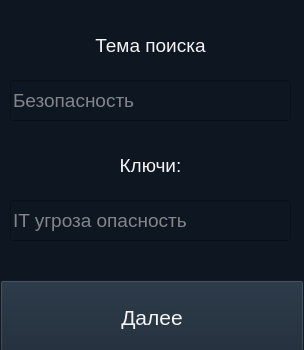
<?xml version="1.0" encoding="UTF-8"?>
<ui version="4.0">
 <class>StartWindow</class>
 <widget class="QMainWindow" name="StartWindow">
  <property name="windowModality">
   <enum>Qt::NonModal</enum>
  </property>
  <property name="enabled">
   <bool>true</bool>
  </property>
  <property name="geometry">
   <rect>
    <x>0</x>
    <y>0</y>
    <width>304</width>
    <height>350</height>
   </rect>
  </property>
  <property name="sizePolicy">
   <sizepolicy hsizetype="Fixed" vsizetype="Fixed">
    <horstretch>0</horstretch>
    <verstretch>0</verstretch>
   </sizepolicy>
  </property>
  <property name="minimumSize">
   <size>
    <width>304</width>
    <height>350</height>
   </size>
  </property>
  <property name="maximumSize">
   <size>
    <width>304</width>
    <height>350</height>
   </size>
  </property>
  <property name="baseSize">
   <size>
    <width>304</width>
    <height>350</height>
   </size>
  </property>
  <property name="font">
   <font>
    <family>Helvetica</family>
    <pointsize>10</pointsize>
    <kerning>false</kerning>
   </font>
  </property>
  <property name="cursor">
   <cursorShape>ArrowCursor</cursorShape>
  </property>
  <property name="acceptDrops">
   <bool>false</bool>
  </property>
  <property name="windowTitle">
   <string>kluknulo Parser</string>
  </property>
  <property name="windowIcon">
   <iconset>
    <normaloff>../../Pictures/pngwing.com.png</normaloff>../../Pictures/pngwing.com.png</iconset>
  </property>
  <property name="styleSheet">
   <string notr="true">background-color: rgb(14, 22, 33);</string>
  </property>
  <property name="toolButtonStyle">
   <enum>Qt::ToolButtonTextUnderIcon</enum>
  </property>
  <property name="animated">
   <bool>false</bool>
  </property>
  <property name="documentMode">
   <bool>false</bool>
  </property>
  <widget class="QWidget" name="centralwidget">
   <property name="font">
    <font>
     <weight>50</weight>
     <bold>false</bold>
     <kerning>true</kerning>
    </font>
   </property>
   <widget class="QLabel" name="label">
    <property name="geometry">
     <rect>
      <x>10</x>
      <y>20</y>
      <width>281</width>
      <height>51</height>
     </rect>
    </property>
    <property name="font">
     <font>
      <family>Helvetica</family>
      <pointsize>14</pointsize>
     </font>
    </property>
    <property name="autoFillBackground">
     <bool>false</bool>
    </property>
    <property name="styleSheet">
     <string notr="true">color: rgb(245, 245, 245);</string>
    </property>
    <property name="text">
     <string>Тема поиска</string>
    </property>
    <property name="alignment">
     <set>Qt::AlignCenter</set>
    </property>
   </widget>
   <widget class="QLineEdit" name="lineEdit_2">
    <property name="geometry">
     <rect>
      <x>10</x>
      <y>80</y>
      <width>281</width>
      <height>41</height>
     </rect>
    </property>
    <property name="font">
     <font>
      <pointsize>14</pointsize>
     </font>
    </property>
    <property name="focusPolicy">
     <enum>Qt::WheelFocus</enum>
    </property>
    <property name="acceptDrops">
     <bool>false</bool>
    </property>
    <property name="styleSheet">
     <string notr="true">color: rgb(245, 245, 245);</string>
    </property>
    <property name="inputMask">
     <string/>
    </property>
    <property name="text">
     <string notr="true"/>
    </property>
    <property name="maxLength">
     <number>32767</number>
    </property>
    <property name="frame">
     <bool>true</bool>
    </property>
    <property name="echoMode">
     <enum>QLineEdit::Normal</enum>
    </property>
    <property name="placeholderText">
     <string>Безопасность</string>
    </property>
   </widget>
   <widget class="QPushButton" name="pushButton">
    <property name="geometry">
     <rect>
      <x>0</x>
      <y>280</y>
      <width>304</width>
      <height>75</height>
     </rect>
    </property>
    <property name="font">
     <font>
      <pointsize>16</pointsize>
     </font>
    </property>
    <property name="styleSheet">
     <string notr="true">color: rgb(245, 245, 245);
background-color: rgb(24, 37, 51);</string>
    </property>
    <property name="text">
     <string>Далее</string>
    </property>
   </widget>
   <widget class="QLabel" name="label_2">
    <property name="geometry">
     <rect>
      <x>10</x>
      <y>140</y>
      <width>281</width>
      <height>51</height>
     </rect>
    </property>
    <property name="font">
     <font>
      <family>Helvetica</family>
      <pointsize>14</pointsize>
     </font>
    </property>
    <property name="styleSheet">
     <string notr="true">color: rgb(245, 245, 245);</string>
    </property>
    <property name="text">
     <string>Ключи:</string>
    </property>
    <property name="alignment">
     <set>Qt::AlignCenter</set>
    </property>
   </widget>
   <widget class="QLineEdit" name="lineEdit_3">
    <property name="geometry">
     <rect>
      <x>10</x>
      <y>200</y>
      <width>281</width>
      <height>41</height>
     </rect>
    </property>
    <property name="sizePolicy">
     <sizepolicy hsizetype="Expanding" vsizetype="Fixed">
      <horstretch>0</horstretch>
      <verstretch>0</verstretch>
     </sizepolicy>
    </property>
    <property name="font">
     <font>
      <pointsize>14</pointsize>
     </font>
    </property>
    <property name="focusPolicy">
     <enum>Qt::StrongFocus</enum>
    </property>
    <property name="whatsThis">
     <string/>
    </property>
    <property name="styleSheet">
     <string notr="true">color: rgb(245, 245, 245);</string>
    </property>
    <property name="text">
     <string/>
    </property>
    <property name="placeholderText">
     <string>IT угроза опасность</string>
    </property>
   </widget>
  </widget>
 </widget>
 <resources/>
 <connections/>
</ui>
